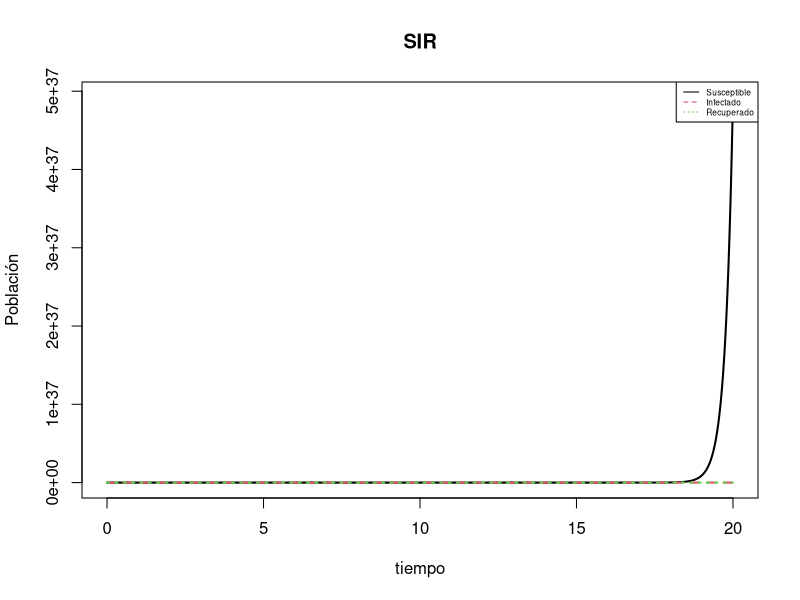
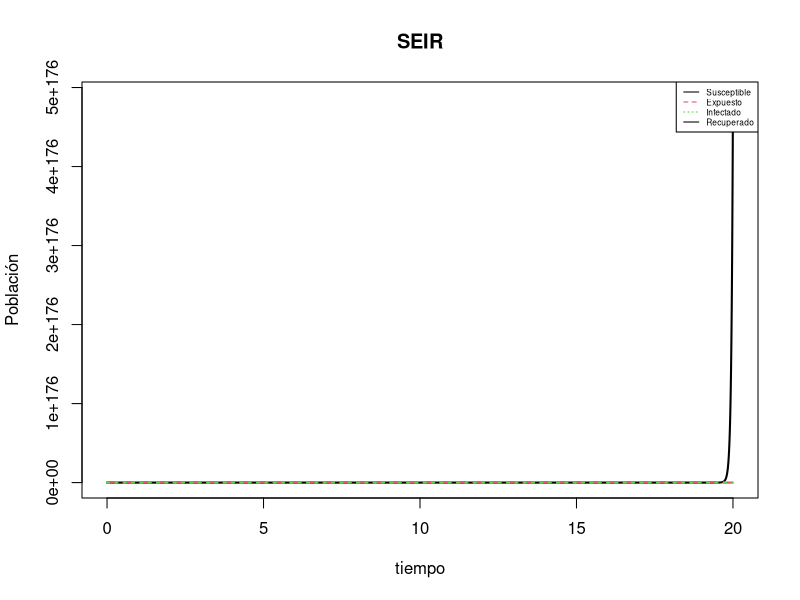
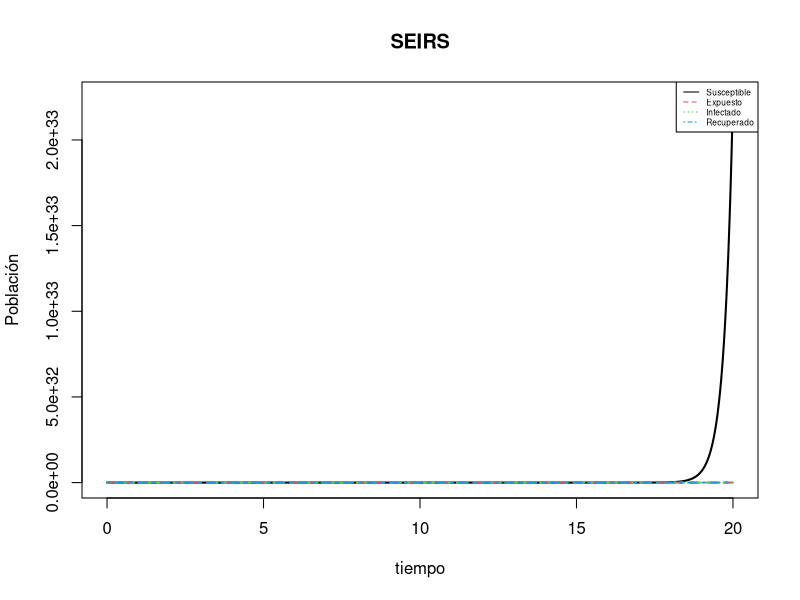

These figures' R source, in order:
####Enrique Franco Garcia - 259366####

library(deSolve) #Cargo la librería

####SIR####
SIR <- function(t, state, parameters) { #Creo una nueva funcion
  with(as.list(c(state, parameters)), { #Defino las ecuaciones
    dS <- -beta*S*I/(S+I+R)+epsilon*S -lambda*S
    dI <- beta*S*I/(S+I+R) -gama*I -lambda*I
    dR <- gama*I -lambda*R
    list(c(dS, dI, dR)) #Hago una lista con todas las ecuaciones
  })
}
#lambda representa la mortalidad y epsilon la natalidad 

pars <- c(beta = 4, gama = 2, epsilon = 5, lambda = 1) #Agrego los parametros 
condiciones_iniciales <- c(S = 950, I = 50, R = 0) #Agrego las condiciones iniciales
tiempo <- seq(0, 20, by = 0.001) #El tiempo que correra la funcion
out <- ode(condiciones_iniciales, tiempo, SIR, pars) 

## Grafica ##
matplot(out[ , 1], out[ , 2:4], type = "l", xlab = "tiempo", ylab = "Población",
        main = "SIR", lwd = 2) #Creo la grafica
legend("topright", c("Susceptible", "Infectado","Recuperado"), col = 1:3,lty=1:3,cex=0.5)
#Agrego un recuadro en el cual se especifica a que pertenece cada linea

####SEIR####
SEIR <- function(t, state, parameters) {
  with(as.list(c(state, parameters)), { 
    # Acá van definidas las ecuaciones
    # Vamos a suponer dependencia de la frecuencia
    dS <- -beta*S*I/(S+E+I+R)+epsilon*S -lambda*S
    dE <- beta*S*I/(S+E+I+R) -delta*E -lambda*E
    dI <- delta*E/(S+E+I+R) -gama*I -lambda*I 
    dR <- gama*I -lambda*R 
    list(c(dS, dE, dI, dR))
  })
}

pars1 <- c(beta = 15, delta = 5 ,gama = 10, epsilon = 30, lambda = 10)  
condiciones_iniciales1 <- c(S = 950, E = 5, I = 45, R = 0)
tiempo1 <- seq(0, 20, by = 0.001)
out1 <- ode(condiciones_iniciales1, tiempo, SEIR, pars1) 

## Grafica ##
matplot(out1[ , 1], out1[ , 2:4], type = "l", xlab = "tiempo", ylab = "Población",
        main = "SEIR", lwd = 2)
legend("topright", c("Susceptible", "Expuesto" ,"Infectado", "Recuperado"), col = 1:3,lty=1:3,cex=0.5)

####SEIRS####
SEIRS <- function(t, state, parameters) {
  with(as.list(c(state, parameters)), { 
    # Acá van definidas las ecuaciones
    # Vamos a suponer dependencia de la frecuencia
    dS <- -beta*S*I/(S+E+I+R)+omega*R +epsilon*S -lambda*S
    dE <- beta*S*I/(S+E+I+R) -delta*E -lambda*E
    dI <- delta*E/(S+E+I+R) -gama*I -lambda*I
    dR <- gama*I -lambda*R -omega*R
    list(c(dS, dE, dI, dR))
  })
}

pars2 <- c(beta = 10, delta = 2 ,gama = 5, omega = 7 ,epsilon = 5, lambda = 1.5)  
condiciones_iniciales2 <- c(S = 950, E = 10, I = 90, R = 0)
tiempo2 <- seq(0, 20, by = 0.001)
out2 <- ode(condiciones_iniciales2, tiempo2, SEIRS, pars2) 

## Grafica ##
matplot(out2[ , 1], out2[ , 2:5], type = "l", xlab = "tiempo", ylab = "Población",
        main = "SEIRS", lwd = 2)
legend("topright", c("Susceptible", "Expuesto" ,"Infectado", "Recuperado"), col = 1:4,lty=1:4,cex=0.5)
